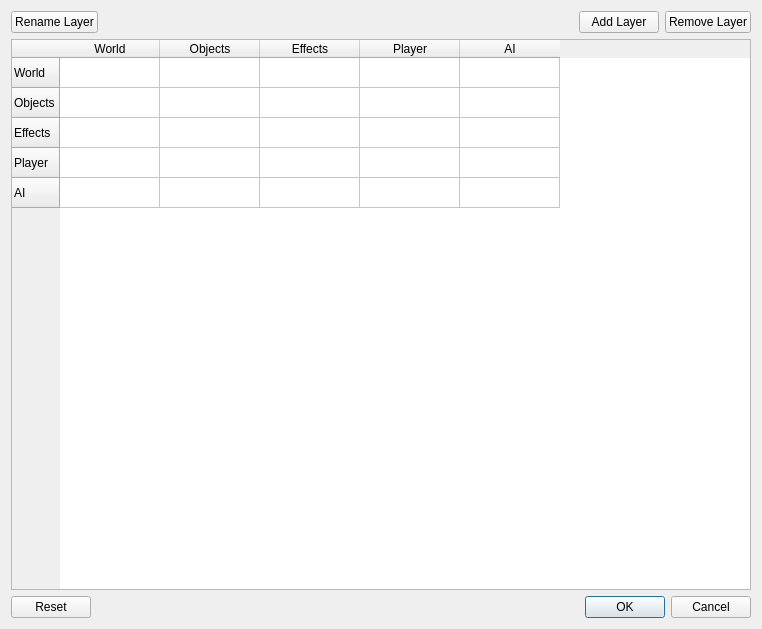
<?xml version="1.0" encoding="UTF-8"?>
<ui version="4.0">
 <class>JoltProjectSettingsDlg</class>
 <widget class="QDialog" name="JoltProjectSettingsDlg">
  <property name="geometry">
   <rect>
    <x>0</x>
    <y>0</y>
    <width>762</width>
    <height>629</height>
   </rect>
  </property>
  <property name="windowTitle">
   <string>Jolt Project Settings</string>
  </property>
  <property name="windowIcon">
   <iconset resource="../../../../Tools/Libs/GuiFoundation/QtResources/resources.qrc">
    <normaloff>:/GuiFoundation/PLASMA-logo.svg</normaloff>:/GuiFoundation/PLASMA-logo.svg</iconset>
  </property>
  <layout class="QVBoxLayout" name="verticalLayout">
   <item>
    <layout class="QHBoxLayout" name="horizontalLayout">
     <item>
      <widget class="QPushButton" name="ButtonRenameLayer">
       <property name="text">
        <string>Rename Layer</string>
       </property>
      </widget>
     </item>
     <item>
      <spacer name="horizontalSpacer">
       <property name="orientation">
        <enum>Qt::Horizontal</enum>
       </property>
       <property name="sizeHint" stdset="0">
        <size>
         <width>40</width>
         <height>20</height>
        </size>
       </property>
      </spacer>
     </item>
     <item>
      <widget class="QPushButton" name="ButtonAddLayer">
       <property name="text">
        <string>Add Layer</string>
       </property>
      </widget>
     </item>
     <item>
      <widget class="QPushButton" name="ButtonRemoveLayer">
       <property name="text">
        <string>Remove Layer</string>
       </property>
      </widget>
     </item>
    </layout>
   </item>
   <item>
    <widget class="QTableWidget" name="FilterTable">
     <property name="editTriggers">
      <set>QAbstractItemView::NoEditTriggers</set>
     </property>
     <property name="alternatingRowColors">
      <bool>false</bool>
     </property>
     <property name="selectionMode">
      <enum>QAbstractItemView::SingleSelection</enum>
     </property>
     <property name="selectionBehavior">
      <enum>QAbstractItemView::SelectRows</enum>
     </property>
     <property name="verticalScrollMode">
      <enum>QAbstractItemView::ScrollPerPixel</enum>
     </property>
     <property name="horizontalScrollMode">
      <enum>QAbstractItemView::ScrollPerPixel</enum>
     </property>
     <property name="showGrid">
      <bool>true</bool>
     </property>
     <property name="cornerButtonEnabled">
      <bool>false</bool>
     </property>
     <attribute name="horizontalHeaderCascadingSectionResizes">
      <bool>false</bool>
     </attribute>
     <attribute name="horizontalHeaderStretchLastSection">
      <bool>false</bool>
     </attribute>
     <row>
      <property name="text">
       <string>World</string>
      </property>
     </row>
     <row>
      <property name="text">
       <string>Objects</string>
      </property>
     </row>
     <row>
      <property name="text">
       <string>Effects</string>
      </property>
     </row>
     <row>
      <property name="text">
       <string>Player</string>
      </property>
     </row>
     <row>
      <property name="text">
       <string>AI</string>
      </property>
     </row>
     <column>
      <property name="text">
       <string>World</string>
      </property>
     </column>
     <column>
      <property name="text">
       <string>Objects</string>
      </property>
     </column>
     <column>
      <property name="text">
       <string>Effects</string>
      </property>
     </column>
     <column>
      <property name="text">
       <string>Player</string>
      </property>
     </column>
     <column>
      <property name="text">
       <string>AI</string>
      </property>
     </column>
    </widget>
   </item>
   <item>
    <widget class="QDialogButtonBox" name="DefaultButtons">
     <property name="orientation">
      <enum>Qt::Horizontal</enum>
     </property>
     <property name="standardButtons">
      <set>QDialogButtonBox::Cancel|QDialogButtonBox::Ok|QDialogButtonBox::Reset</set>
     </property>
     <property name="centerButtons">
      <bool>false</bool>
     </property>
    </widget>
   </item>
  </layout>
 </widget>
 <resources>
  <include location="../../../../Tools/Libs/GuiFoundation/QtResources/resources.qrc"/>
  <include location="../QtResources/resources.qrc"/>
 </resources>
 <connections/>
</ui>
